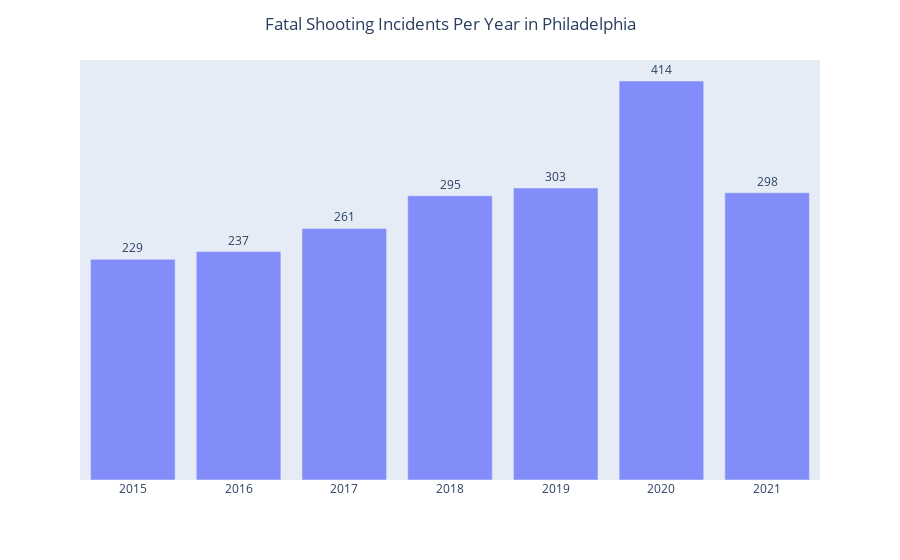

The cell this chart's notebook holds for it:
### Code cell
fig = px.bar(fatal_shootings_per_year, x=year_labels1, y=fatal_shootings, 
            text=fatal_shootings, opacity=0.75)
fig.update_traces(texttemplate='%{text:,}', textposition='outside')
fig.update_layout(title_text='Fatal Shooting Incidents Per Year in Philadelphia', title_x=0.5)
fig.update_yaxes(visible=False)
fig.update_xaxes(title='', visible=True, showticklabels=True)
fig.show()

### Figure 1 — Plotly figure (JSON) as saved in the notebook; plotly's stock layout.template omitted (floating-point values rounded to 4 significant figures)
{"data": [{"alignmentgroup": "True", "hovertemplate": "x=%{x}<br>y=%{y}<br>text=%{text}<extra></extra>", "legendgroup": "", "marker": {"color": "#636efa", "opacity": 0.75, "pattern": {"shape": ""}}, "name": "", "offsetgroup": "", "orientation": "v", "showlegend": false, "text": [229, 237, 261, 295, 303, 414, 298], "textposition": "outside", "texttemplate": "%{text:,}", "type": "bar", "x": [2015, 2016, 2017, 2018, 2019, 2020, 2021], "xaxis": "x", "y": [229, 237, 261, 295, 303, 414, 298], "yaxis": "y"}], "layout": {"barmode": "relative", "legend": {"tracegroupgap": 0}, "margin": {"t": 60}, "title": {"text": "Fatal Shooting Incidents Per Year in Philadelphia", "x": 0.5}, "xaxis": {"anchor": "y", "domain": [0, 1], "showticklabels": true, "title": {"text": ""}, "visible": true}, "yaxis": {"anchor": "x", "domain": [0, 1], "title": {"text": "y"}, "visible": false}}}
